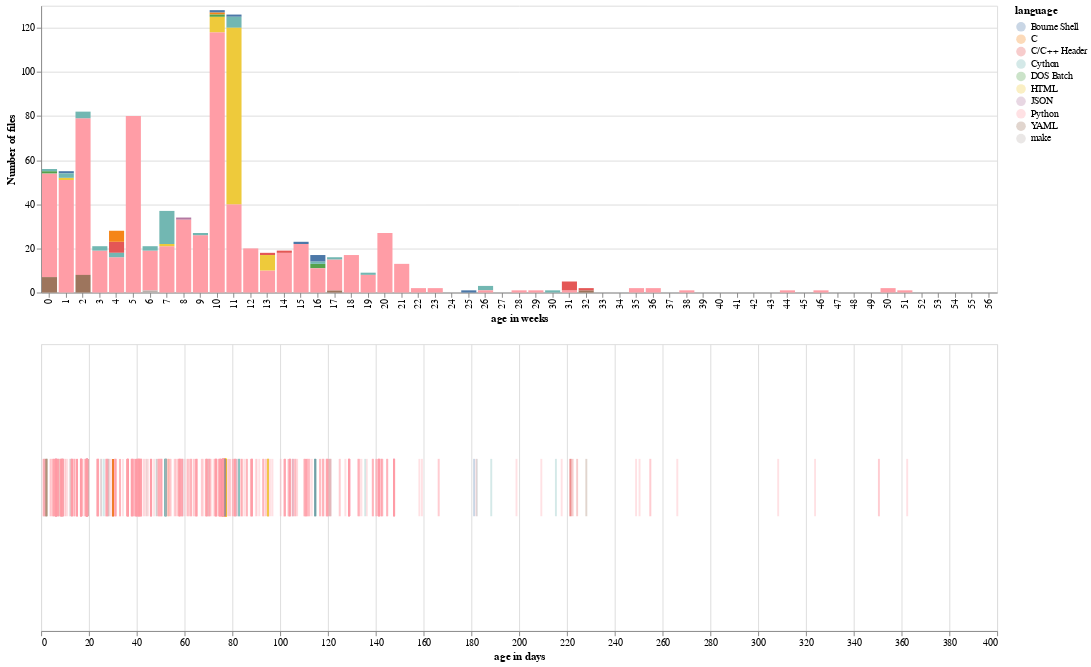

Notebook code cell kept with this figure:
### Code cell
ages = cm.get_ages(log).merge(loc)
ages['last_change'] = ages['age'].apply(lambda a: pd.to_datetime('today') - dt.timedelta(a))
ages['age_in_week'] = ages['age'].apply(lambda d: int(d / 7))

width = 1000
weeks = list(range(int(400 / 7)))
chart = alt.Chart(ages).encode(color='language')
top = chart.mark_bar().\
    encode(x=alt.X('age_agg:O', sort='ascending', title='age in weeks', scale=alt.Scale(domain=weeks)),
           y=alt.Y('count(path):Q', title='Number of files'),
           color=alt.Color('language', scale=alt.Scale(scheme='tableau10')),
           tooltip=['count(path)', 'language']
          ).\
    transform_calculate(age_agg='floor(datum.age / 7)').\
    properties(width=width)
bottom = chart.mark_tick(size=60, thickness=2, opacity=.3).\
    encode(x=alt.X('age:Q', title='age in days'),
           tooltip='path').properties(width=width)
alt.vconcat(top, bottom)

### Figure 1 — Vega-Lite specification as saved in the notebook (floating-point values rounded to 4 significant figures; data arrays with more than 128 entries replaced by an {"elided": "..."} marker saying what was removed)
{"$schema": "https://vega.github.io/schema/vega-lite/v2.6.0.json", "config": {"view": {"height": 300, "width": 400}}, "datasets": {"data-2ae41e7f5a055f1e9fe34121d11b8445": {"elided": "902 records"}}, "vconcat": [{"data": {"name": "data-2ae41e7f5a055f1e9fe34121d11b8445"}, "encoding": {"color": {"field": "language", "scale": {"scheme": "tableau10"}, "type": "nominal"}, "tooltip": [{"aggregate": "count", "field": "path", "type": "nominal"}, {"field": "language", "type": "nominal"}], "x": {"field": "age_agg", "scale": {"domain": [0, 1, 2, 3, 4, 5, 6, 7, 8, 9, 10, 11, 12, 13, 14, 15, 16, 17, 18, 19, 20, 21, 22, 23, 24, 25, 26, 27, 28, 29, 30, 31, 32, 33, 34, 35, 36, 37, 38, 39, 40, 41, 42, 43, 44, 45, 46, 47, 48, 49, 50, 51, 52, 53, 54, 55, 56]}, "sort": "ascending", "title": "age in weeks", "type": "ordinal"}, "y": {"aggregate": "count", "field": "path", "title": "Number of files", "type": "quantitative"}}, "mark": "bar", "transform": [{"as": "age_agg", "calculate": "floor(datum.age / 7)"}], "width": 1000}, {"data": {"name": "data-2ae41e7f5a055f1e9fe34121d11b8445"}, "encoding": {"color": {"field": "language", "type": "nominal"}, "tooltip": {"field": "path", "type": "nominal"}, "x": {"field": "age", "title": "age in days", "type": "quantitative"}}, "mark": {"opacity": 0.3, "size": 60, "thickness": 2, "type": "tick"}, "width": 1000}]}
